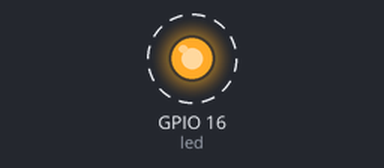
A program run on a simulated ESP8266 board running MicroPython. Shown: output pins drawn as LEDs (lit = HIGH). Dashed ring = blinking. What the program prints to the serial console is not drawn.

Above: at 0.5 s.
Timing chart, 0 to 4.6 s (numbered marks = the images above):
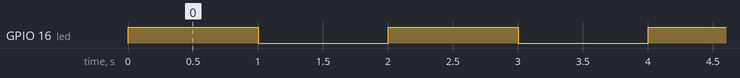

The program:

blinky.py
```python
import machine
import time

import config

v = '0.4'


led = machine.Pin(config.pin_led_builtIn, machine.Pin.OUT)

while True:
    led.on()
    time.sleep(1)
    print('On')
    led.off()
    print('Off')
    time.sleep(1)
```

config.py
```python
# Fichero de configuracion

v = '0.4'

SSID = 'NOMBRE_WIFI'
PASSWD_WIFI = 'CLAVE_WIFI'

mqtt_server = 'io.adafruit.com'
mqtt_port =  1883
mqtt_user = 'javacasm'
mqtt_password = 'aio_CLAVE_ADAFRUIT_IO'

BOARD = 'Wemos Battery'

LED_INVERTED = True
pin_led_builtIn = 16
'''
16 para wemos battery
2 para wemos R32 D1
'''

print(f'Using config for board: {BOARD}')
```

Measured:
- by itself, GPIO 16 (led): alternates HIGH for 1.0 s and LOW for 1.0 s
